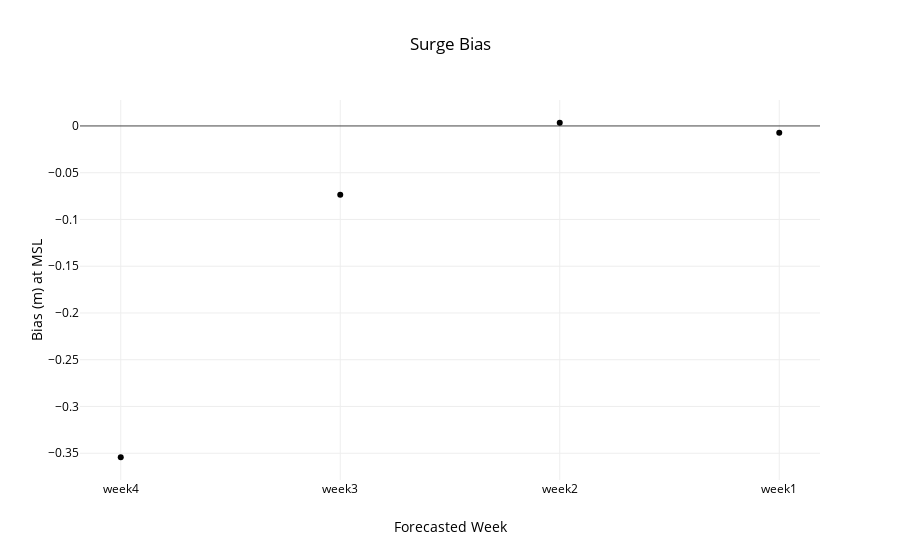

The cell this chart's notebook holds for it:
### Code cell
week = ['nan','week4','week3','week2','week1']
data = utils.metric(files,week,start,26720)
title,x,y='Surge Bias','Forecasted Week','Bias (m) at MSL'
layout=utils.layout(title,x,y)
fig = go.Figure(data=data, layout=layout)
interactive = iplot(fig)
#po.plot(fig,filename=root_dir+'\\'+'metric.html')

### Figure 1 — Plotly figure (JSON) as saved in the notebook; plotly's stock layout.template omitted (floating-point values rounded to 4 significant figures)
{"data": [{"line": {"color": "rgba(153, 153, 255)"}, "mode": "markers", "type": "scatter", "uid": "4e3157e4-ae09-438a-a7e8-d25190b516aa", "x": ["week4", "week3", "week2", "week1"], "y": [-0.3543, -0.0736, 0.00342, -0.007226]}], "layout": {"autosize": true, "font": {"color": "rgb(0, 0, 0)"}, "legend": {"orientation": "h"}, "paper_bgcolor": "rgb(255,255,255)", "plot_bgcolor": "rgb(255,255,255)", "title": "Surge Bias", "xaxis": {"autorange": true, "range": [-0.1812, 3.181], "title": "Forecasted Week", "type": "category"}, "yaxis": {"autorange": true, "range": [-0.3794, 0.02859], "title": "Bias (m) at MSL", "type": "linear"}}}
